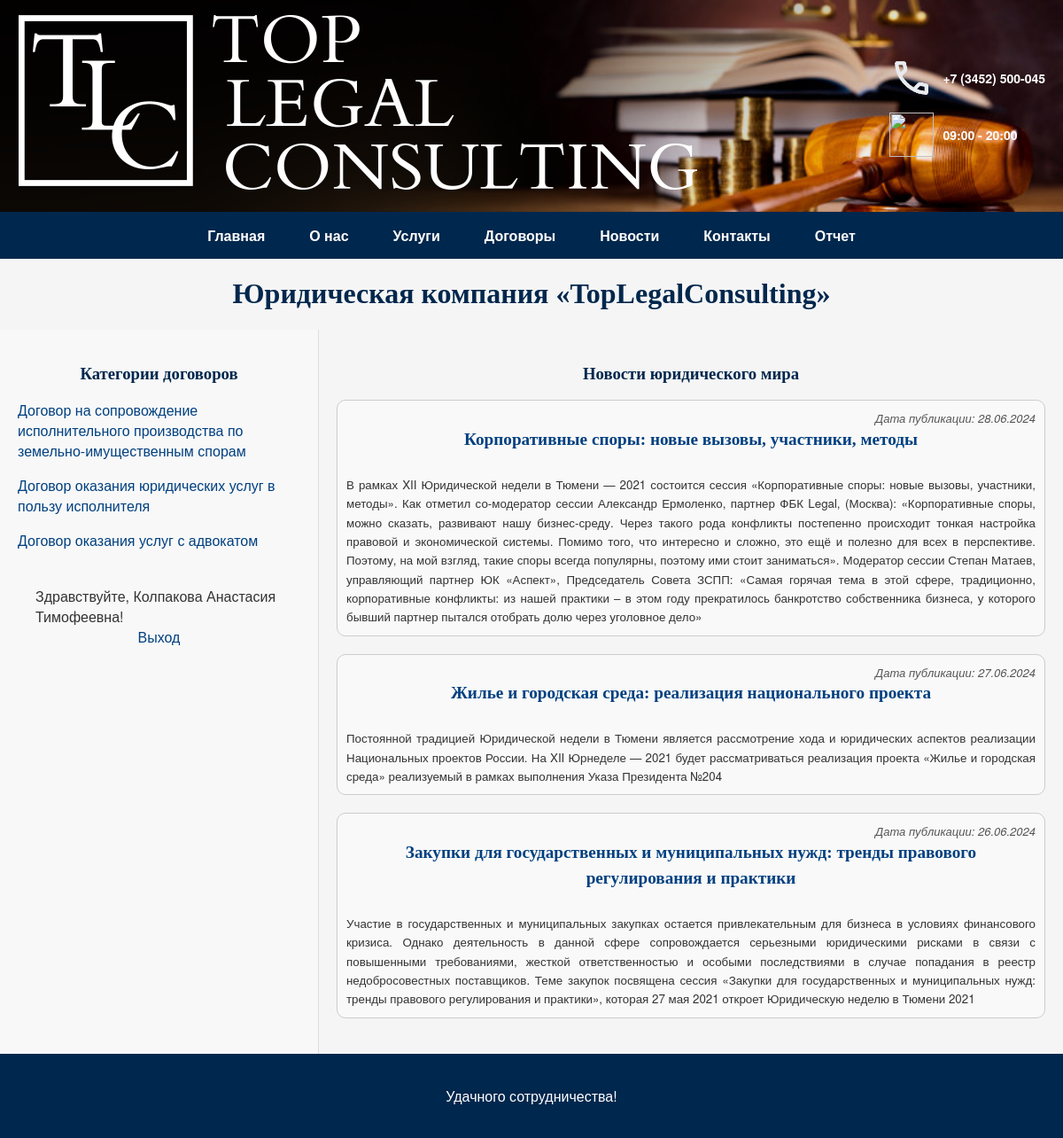
Page /news.php (signed in) on the committed database.
### tables this page shows
CREATE TABLE IF NOT EXISTS `contract_type` (
    `type_id` INT(11) NOT NULL AUTO_INCREMENT COMMENT 'ID вида договора',
    `name` VARCHAR(255) NOT NULL COMMENT 'Вид договора',
    PRIMARY KEY (`type_id`)
);

CREATE TABLE IF NOT EXISTS `news` (
    `news_id` INT(11) NOT NULL AUTO_INCREMENT COMMENT 'ID новости',
    `title` VARCHAR(255) NOT NULL COMMENT 'Заголовок',
    `content` TEXT COMMENT 'Содержание',
    `author_id` INT(11) NOT NULL COMMENT 'ID автора',
    `published_date` DATE NOT NULL COMMENT 'Дата публикации',
    PRIMARY KEY (`news_id`),
    KEY `author_id` (`author_id`),
    CONSTRAINT `news_ibfk_1` FOREIGN KEY (`author_id`) REFERENCES `user` (`user_id`)
);

### news.php (the view, shortened to what this page needs)
<?php
include("common/func.php");
$query = "SELECT news_id, title, content, DATE_FORMAT(published_date, '%d.%m.%Y') as published_date FROM news ORDER BY published_date DESC";
$result = mysqli_query($db, $query);
?>
<!DOCTYPE html>
<html lang="ru">
<head>
  <link rel="stylesheet" href="/css/main.css">
  <link rel="stylesheet" href="/css/header.css">
  <link rel="stylesheet" href="/css/form.css">
</head>
<body class="body">
  <?php include("common/top.php"); ?>
  <div class="main-content">
    <?php include("common/top1.php"); ?>
    <div class="page-content">
      <h3>Новости юридического мира</h3>
      <span class="paragraph-text">
        <?php if (mysqli_num_rows($result) > 0) : ?>
          <?php while ($row = mysqli_fetch_assoc($result)) : ?>
            <div class="news-item">
              <div class="news_date">Дата публикации: <?= $row['published_date'] ?></div>
              <h4><a href="/news_detail.php?id=<?= $row['news_id'] ?>"><?= $row['title'] ?></a></h4>
              <p><?= $row['content'] ?></p>
            </div>
          <?php endwhile; ?>
        <?php else : ?>
          <p>На данный момент новостей нет.</p>
        <?php endif; ?>
      </span>
    </div>
  </div>
  <?php include("common/bottom.php"); ?>
</body>
</html>

### common/top1.php (shortened to what this page needs)
<div class="left-side">
    <div id="contracts-section">
        <h3>Категории договоров</h3>
        <div class="category">
            <?php
            $sql = "SELECT * FROM contract_type";
            $q_types = $db->query($sql);
            while ($row_types = mysqli_fetch_array($q_types, MYSQLI_NUM)) : ?>
                <span class="contract-category">
                    <p>
                        <a href="/index.php?type=<?= urlencode($row_types[1]) ?>"><?= htmlspecialchars($row_types[1]) ?></a>
                    </p>
                </span>
            <?php endwhile; ?>
        </div>
    </div>
    <div class="auth-container">
        <?php if (isset($_SESSION['name_client'])) : ?>
            Здравствуйте, <?= $_SESSION['name_client'] ?>!
            <a href='/reg.php?exit=1'>Выход</a>
        <?php endif; ?>
    </div>
</div>

### css/main.css (style rules this page uses)
body { font-family: 'Helvetica Neue', Arial, sans-serif; color: #333; background-color: #f5f5f5; margin: 0; padding: 0; }
h1, h2, h3, h4, h5, h6 { font-family: 'Georgia', serif; color: #00274d; text-align: center; }
.paragraph-text { font-size: 16px; line-height: 1.5; color: #555; }
.paragraph-text p { text-align: justify; margin-bottom: 15px; }
a { color: #004080; text-decoration: none; transition: color 0.3s ease; }
.main-content { display: flex; width: 100%; max-width: 1200px; margin: 0 auto; flex-wrap: wrap; }
.left-side { width: 30%; padding: 20px; background-color: #f8f8f8; border-right: 1px solid #ddd; box-sizing: border-box; }
.page-content { width: 70%; padding: 20px; box-sizing: border-box; }
.news-item { border: 1px solid #ccc; padding: 10px; margin-bottom: 20px; background-color: #f9f9f9; border-radius: 10px; }
.news-item h4 { margin-top: 0; font-size: 1.2em; }
.news-item p { margin: 0; color: #333; line-height: 1.6; font-size: smaller; }
.news_date { text-align: right; font-size: small; font-style: italic; }

### css/form.css (style rules this page uses)
.auth-container { display: flex; flex-direction: column; align-items: center; padding: 20px; border-radius: 8px; margin-top: 20px; }

### rows in the picture
contract_type: name "Договор на сопровождение исполнительного производства по земельно-имущественным спорам"
contract_type: name "Договор оказания юридических услуг в пользу исполнителя"
contract_type: name "Договор оказания услуг с адвокатом"
news: published_date "28.06.2024", title "Корпоративные споры: новые вызовы, участники, методы", content "В рамках XII Юридической недели в Тюмени — 2021 состоится сессия «Корпоративные споры: новые вызовы, участники, методы». Как отметил со-модератор сессии Александр Ермоленко, партнер ФБК Legal, (Москва): «Корпоративные споры, можно сказать, развивают нашу бизнес-среду. Через такого рода конфликты постепенно происходит тонкая настройка правовой и экономической системы. Помимо того, что интересно и сложно, это ещё и полезно для всех в перспективе. Поэтому, на мой взгляд, такие споры всегда популярны, поэтому ими стоит заниматься». Модератор сессии Степан Матаев, управляющий партнер ЮК «Аспект», Председатель Совета ЗСПП: «Самая горячая тема в этой сфере, традиционно, корпоративные конфликты: из…"
news: published_date "27.06.2024", title "Жилье и городская среда: реализация национального проекта", content "Постоянной традицией Юридической недели в Тюмени является рассмотрение хода и юридических аспектов реализации Национальных проектов России. На XII Юрнеделе — 2021 будет рассматриваться реализация проекта «Жилье и городская среда» реализуемый в рамках выполнения Указа Президента №204"
news: published_date "26.06.2024", title "Закупки для государственных и муниципальных нужд: тренды правового регулирования и практики", content "Участие в государственных и муниципальных закупках остается привлекательным для бизнеса в условиях финансового кризиса. Однако деятельность в данной сфере сопровождается серьезными юридическими рисками в связи с повышенными требованиями, жесткой ответственностью и особыми последствиями в случае попадания в реестр недобросовестных поставщиков. Теме закупок посвящена сессия «Закупки для государственных и муниципальных нужд: тренды правового регулирования и практики», которая 27 мая 2021 откроет Юридическую неделю в Тюмени 2021"

### other values in the picture
$_SESSION['name_client'] "Колпакова Анастасия Тимофеевна"
